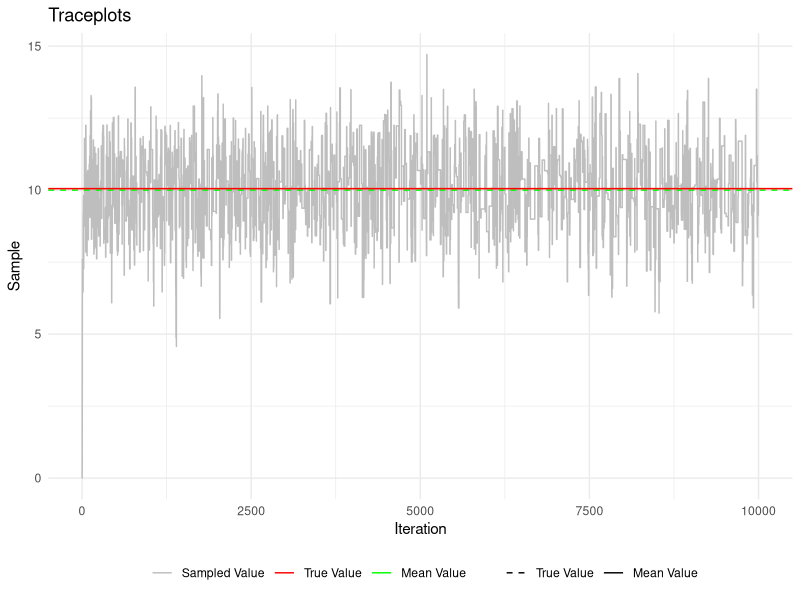
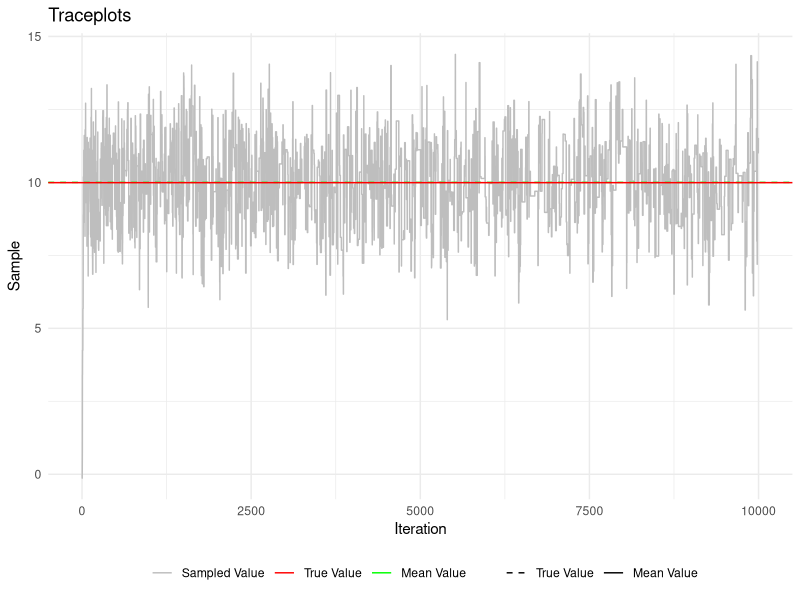
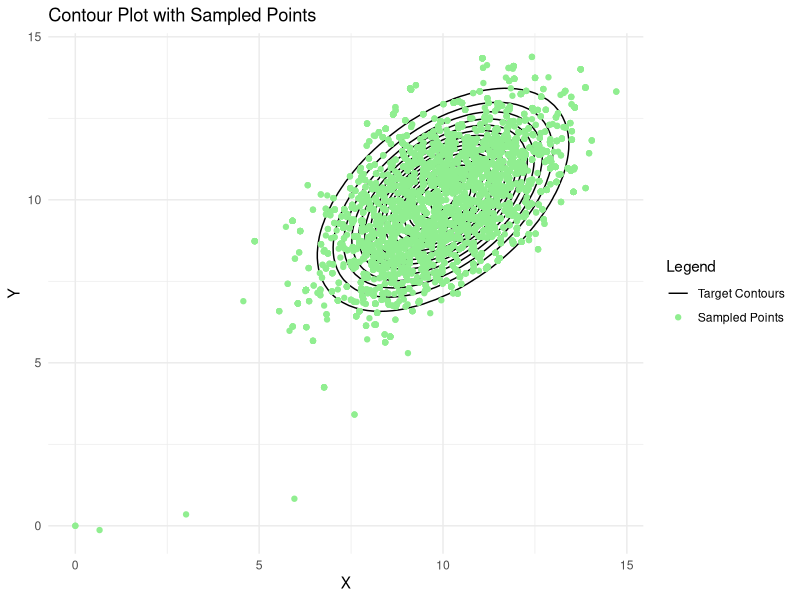
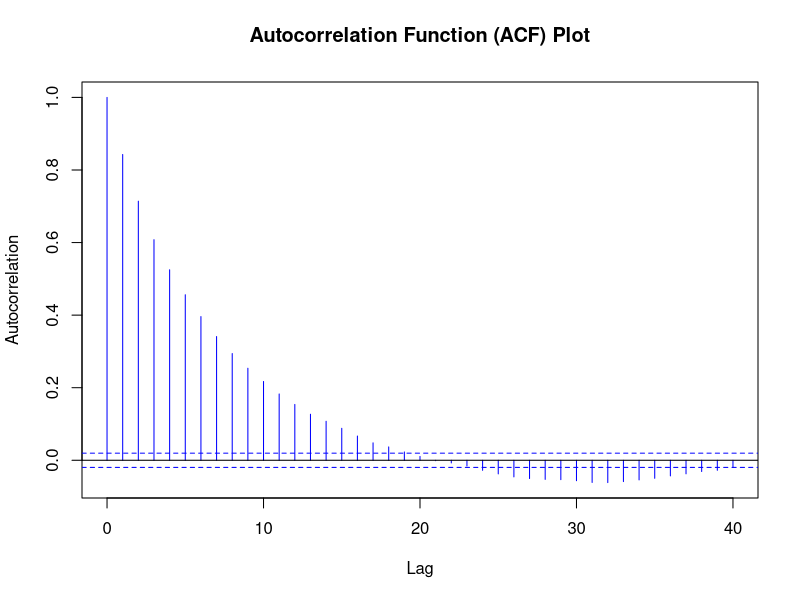
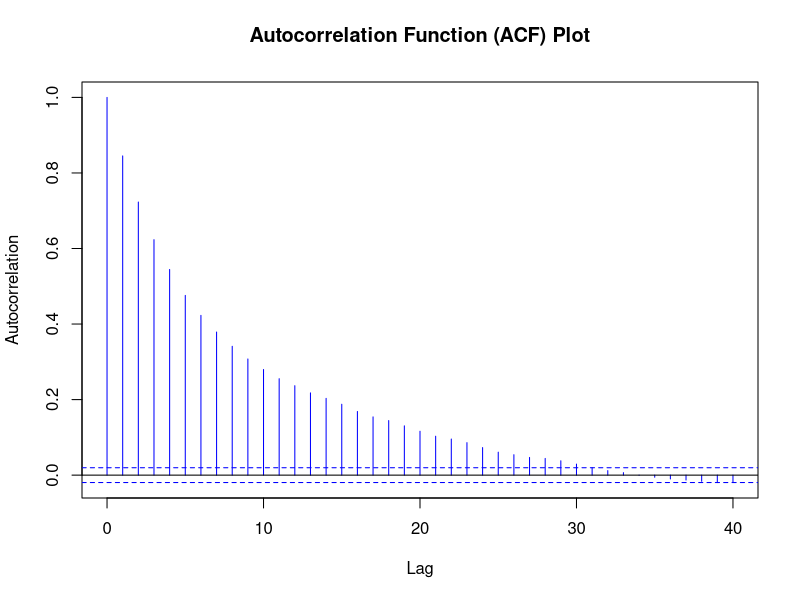
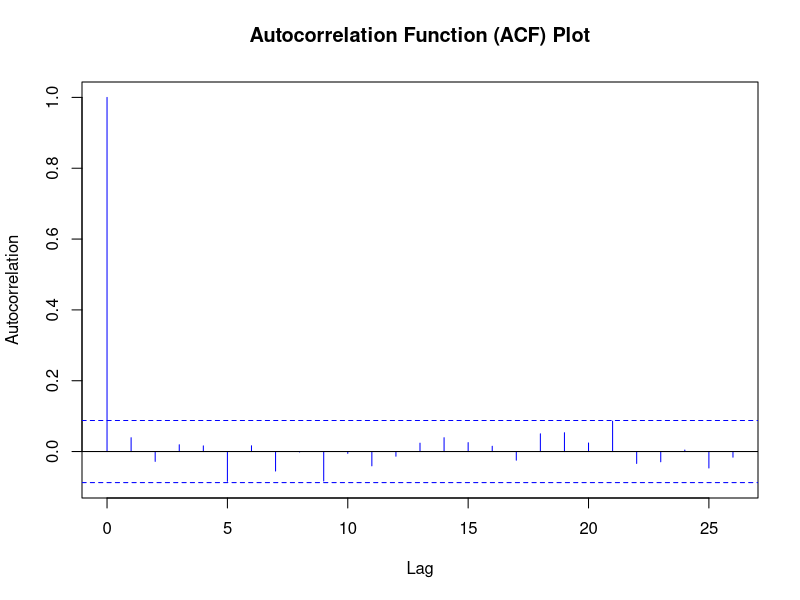

Recreate these plots in R, in order.
# Load the required libraries 
library(MASS)
library(mvtnorm)
library(ggplot2)
library(coda)

# The target distribution to sample from is a bi-variate normal distribution
mean_val <- c(10,10)
cov_matrix <- matrix(c(2,1,1,2),nrow = 2, ncol = 2)
target_distribution <- function(x,mean_val = mean_val,cov_matrix = cov_matrix)
{
  return(dmvnorm(x,mean = c(10,10), sigma = matrix(c(2,1,1,2),nrow = 2, ncol = 2)))
}

# Initial value of x0,m0,c0, sigma_d and beta values 
initial_x0 <- c(0,0)
initial_m0 <- c(0,0)
initial_c0 <- matrix(c(1,0,0,1),nrow = 2, ncol = 2)
sigma_d <- 0.1
beta <- 0.05 


# Adaptive MCMC algorithm 
adaptive_mcmc <- function(initial_x0,initial_m0,initial_c0,sigma_d,beta, num_samples)
{
  d <- 2 
  # Initialize a matrix to collect the samples 
  samples <- matrix(0, nrow = num_samples, ncol = d)
  sigma_opt <- sigma_d
  x_n <- initial_x0
  c_n <- initial_c0
  m_n <- initial_m0
  # Calculate the total samples that were accepted 
  acceptance_no <- 0 
  for (i in 1:num_samples) 
  {
    # Propose new values 
    if (num_samples <= 2*d)
    {
      x_prop <- mvrnorm(mu = x_n,Sigma = initial_c0)
    }
    else
    {
      sigma_opt <- (2.38**2)/d
      sigma_init <- (0.1**2)/d
      I_d <- matrix(c(1,0,0,1),nrow = 2, ncol = 2)
      x_prop <- (1-beta)*mvrnorm(1,mu = x_n, Sigma = sigma_opt*c_n)+beta*mvrnorm(1,mu = x_n, Sigma = sigma_init*I_d)
    }
    print(x_prop)
    # Calculate acceptance ratio 
    alpha <- min(1,target_distribution(x_prop,mean_val = m_n,cov_matrix = c_n)/target_distribution(x_n,mean_val = m_n,cov_matrix = c_n))
    
    if(runif(1) < alpha)
    {
      x_n <- x_prop
      acceptance_no <- acceptance_no + 1
      # Update the mean and covraiance matrix 
      
    }
    else
    {
      x_n <- x_n
    }
    
    # Update the values of mean and covraiance parameters 
    diff <- x_n - m_n
    c_n <- c_n + (1/(num_samples+1))*((outer(diff,diff)) - c_n)
    m_n <- (num_samples/(num_samples+1))*m_n + (1/(num_samples+1))*(x_n - m_n)
    samples[i, ] <- x_n
    
  }
  # Calculate the acceptance ratio 
  acceptance_rate <- (acceptance_no / num_samples)*100
  cat('Acceptance Rate: ', acceptance_rate, '\n')
  # Return a list of sampled values and acceptance rates 
  return(list(Samples = samples, AR = acceptance_rate))
}

num_samples <- 100000
# Collect samples from the target density using adaptive mcmc algorithm 
samples <- adaptive_mcmc(initial_x0, initial_m0, initial_c0, sigma_d, beta =0.05, num_samples=10000)
samples

# Plot the Traceplots for sampled values to check for convergence 
plot_traceplot <- function(samples, true_value) {
  num_iterations <- length(samples)
  num_dimensions <- 1
  
  iterations <- rep(1:num_iterations, each = num_dimensions)
  dimension <- rep(1:num_dimensions, times = num_iterations)
  
  df <- data.frame(Iteration = iterations, Dimension = dimension, Sample = as.vector(samples))
  m_val <- mean(df$Sample)
  
  # Create data frame for legend
  legend_df <- data.frame(yintercept = c(true_value, m_val),
                          label = c("True Value", "Mean Value"),
                          linetype = c("dashed", "solid"),
                          color = c("red", "green"))
  
  ggplot(df, aes(x = Iteration, y = Sample, color = factor(Dimension))) + 
    geom_line() +
    geom_hline(data = legend_df, aes(yintercept = yintercept, linetype = linetype, color = color)) + # Thickening the green line
    geom_text(data = legend_df, aes(x = Inf, y = yintercept, label = label), color = "black", hjust = -0.2, vjust = -0.5) +
    scale_color_manual("", 
                       values = c("grey", "red", "green"),
                       labels = c("Sampled Value", "True Value", "Mean Value")) +
    scale_linetype_manual("", 
                          values = c("dashed", "solid"),
                          labels = c("True Value", "Mean Value")) +
    labs(title = "Traceplots",
         x = "Iteration",
         y = "Sample") + 
    theme_minimal() +
    theme(legend.position = "bottom")
}

plot_traceplot(samples$Samples[,1], 10)  
plot_traceplot(samples$Samples[,2],10)

# Function to plot contour plot of the target density with sampled points
plot_contourplot <- function(target_distribution, samples) {
  # Generate grid of x, y values
  x <- seq(min(samples[, 1]) - 1, max(samples[, 1]) + 1, length.out = 100)
  y <- seq(min(samples[, 2]) - 1, max(samples[, 2]) + 1, length.out = 100)
  grid <- expand.grid(x = x, y = y)
  
  # Evaluate target distribution on grid
  grid$z <- apply(grid, 1, function(xy) target_distribution(c(xy[1], xy[2])))
  
  # Plot contour plot
  contour_plot <- ggplot(grid, aes(x = x, y = y)) +
    geom_contour(aes(z = z, color = "Target Distribution"), bins = 20) +
    geom_point(data = as.data.frame(samples), aes(x = samples[, 1], y = samples[, 2], color = "Sampled Points")) + # Add points for samples
    scale_color_manual(name = "Legend", 
                       values = c("Target Distribution" = "black", "Sampled Points" = "lightgreen"), 
                       labels = c("Sampled Points", "Target Contours")) + # Add legend for both contour and sampled points
    theme_minimal() +
    labs(title = "Contour Plot with Sampled Points",
         x = "X",
         y = "Y") +
    guides(color = guide_legend(reverse = TRUE)) # Reverse the order of the legends
  
  return(contour_plot)
}

# Overlay contour plot of the target distribution with the sampled data points 
contour_plot <- plot_contourplot(target_distribution, samples$Samples)
print(contour_plot)

# Function to plot ACF plots for samples
plot_acf <- function(samples) {
  par(mfrow = c(1, 1))  # Set the layout to 1x1
  acf_result <- acf(samples, main = "Autocorrelation Function (ACF) Plot", ylab = "Autocorrelation", col = "blue")  # Plot ACF
  return(acf_result)
}

# Check for auto-correlation in the samples 
acf_plot <- plot_acf(samples$Samples[, 1])  # Pass the samples to the function
acf_plot <- plot_acf(samples$Samples[,2])

# Thin the mcmc samples chain 

thinned_samples <- function(thinning_factor,samples)
{
  thinned_samples <- samples[seq(1,length(samples),by = thinning_factor)]
  return(thinned_samples)
}

# Thin samples collected by the adaptive MCMC chain by a factor of 20 
new_samples <- thinned_samples(20,samples$Samples[,1])

# Plot the ACF plot of the newly thinned samples 
plot_acf(new_samples)


# Calculate the effective sample sizes 
ess <- effectiveSize(samples$Samples[,1])

# Run 5 chains from different start points and calculate the psrf value to check for convergence 

run_chains <- function(num_chains)
{
  chains_total <- list()
  for(i in seq(1, num_chains))
  {
    chain_num <- paste("chain", i)  # Creating the chain number string
    # Define the range for random initialization
    lower_bound <- 1
    upper_bound <- 20
    
    # Randomly instantiate initial_x0 values
    initial_x0 <- runif(length(initial_x0), min = lower_bound, max = upper_bound)
    
    # Print the randomly instantiated values
    cat("Initial X0:", initial_x0, "\n")
    
    c <- adaptive_mcmc(initial_x0, initial_m0, initial_c0, sigma_d, beta = 0.05, num_samples = 50000)
    chains_total[[i]] <- c$Samples  # Append chain number and samples
  }
  
  return(chains_total)
}


# Calculate the PSRF values 
calculate_metrics <- function(total_chains_list, d)
{
  chain_variances <- c()
  all_samples <- c()
  chain_means <- c()
  n <- length(total_chains_list[[1]][,1])
  m <- length(total_chains_list)
  # Calculate within chain variance 
  for (i in seq(1,m))
  {
    chain_variances <- c(chain_variances, sd(total_chains_list[[i]][,d])**2)
    all_samples <- c(all_samples,total_chains_list[[i]][,d])
    chain_means <- c(chain_means, mean(total_chains_list[[i]][,d]))
    
  }
  within_chain_variance <- sum(chain_variances)/length(chain_variances)
  total_mean <- mean(all_samples)
  pairwise_mean_diff_squared <- (total_mean - chain_means)**2
  between_chain_variance <- (n/(m-1))*sum(pairwise_mean_diff_squared)
  pooled_variance <- ((n-1)/n)*within_chain_variance + (1/m)*between_chain_variance
  psrf <- sqrt(pooled_variance/within_chain_variance)
  
  return(psrf)
  
}

# Run 3 chains and sample from them 
chains <- run_chains(3)
# Calculate the PSRF value for 3 chains 
calculate_metrics(chains,1)



